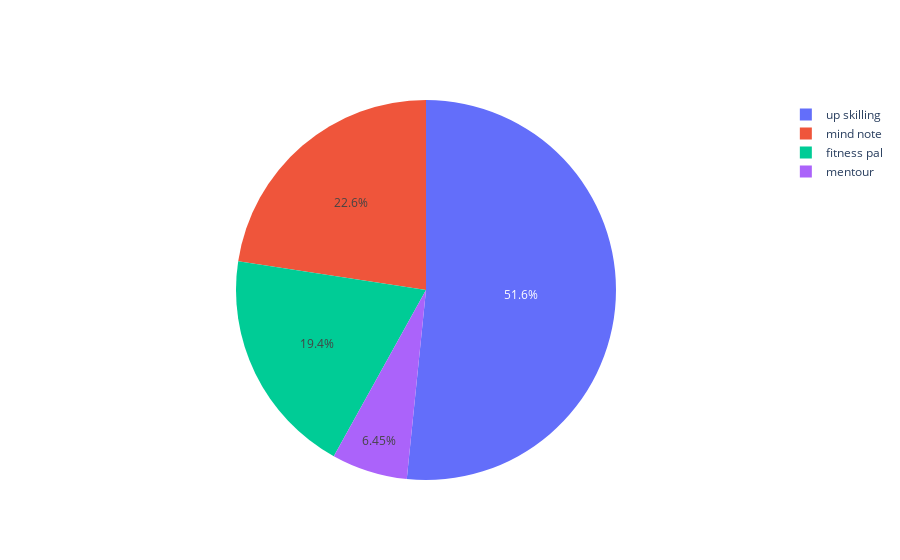

Here is the notebook cell this chart was saved with:
### Markdown cell above
# Module most used by a specific user/employee

### Code cell
user1_df = df.loc[df['user_name'] == "user1"]

labels = list(user1_df["module"].unique())
labels
values = list(user1_df.module.value_counts())

fig = go.Figure(data=[go.Pie(labels=labels, values=values)])
fig.show()

### Figure 1 — Plotly figure (JSON) as saved in the notebook; plotly's stock layout.template omitted (floating-point values rounded to 4 significant figures)
{"data": [{"labels": ["up skilling", "mind note", "fitness pal", "mentour"], "type": "pie", "values": [16, 7, 6, 2]}], "layout": {}}
